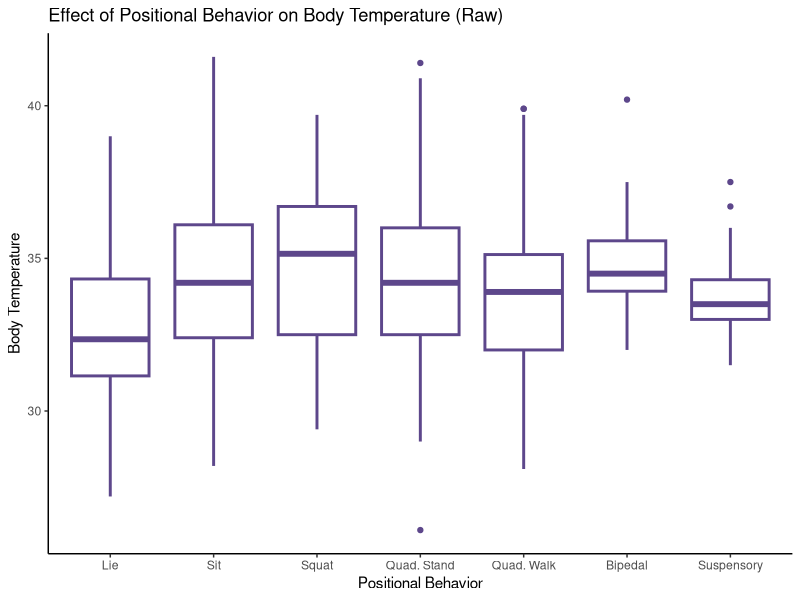
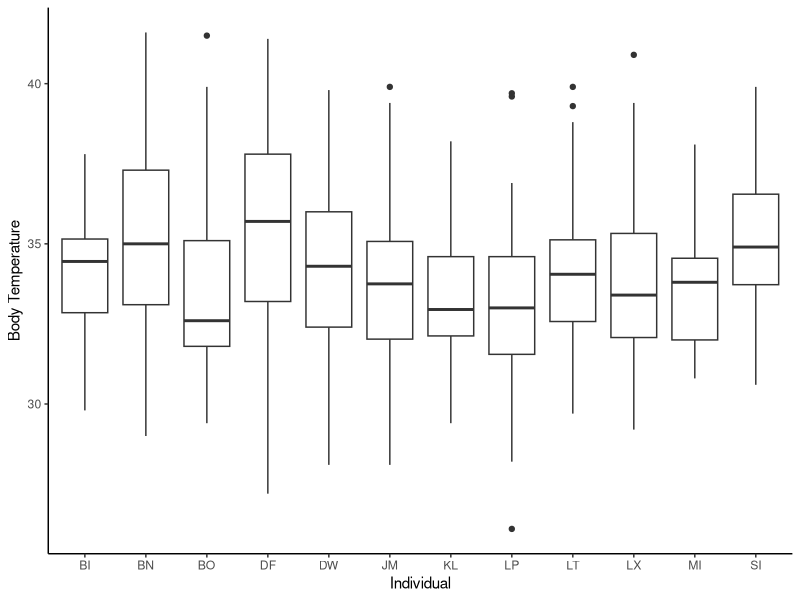
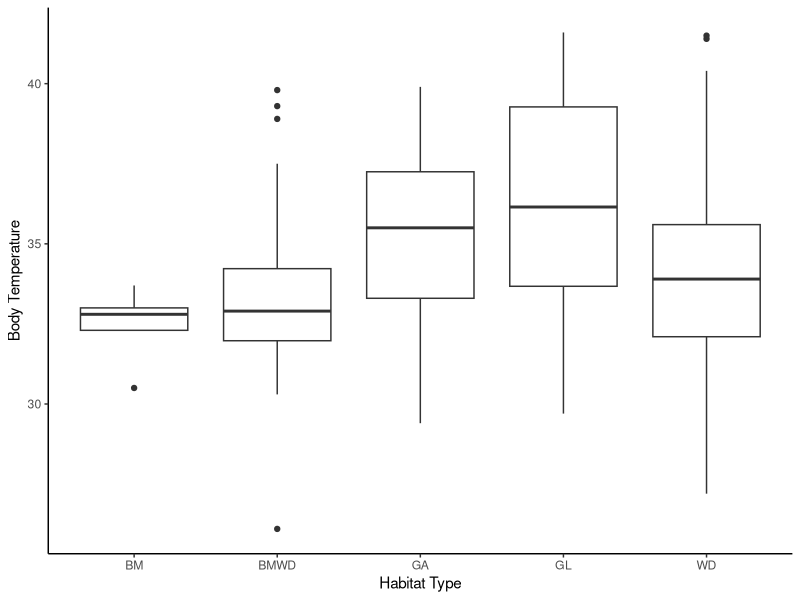
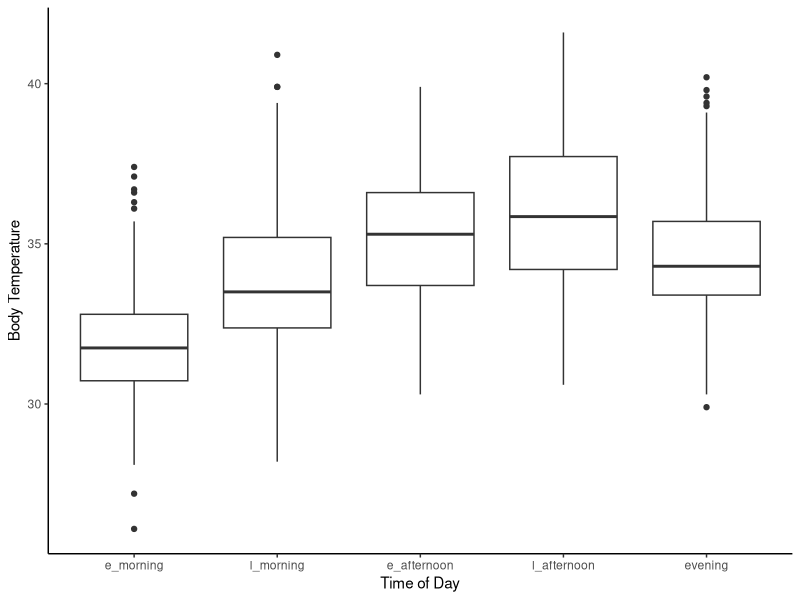
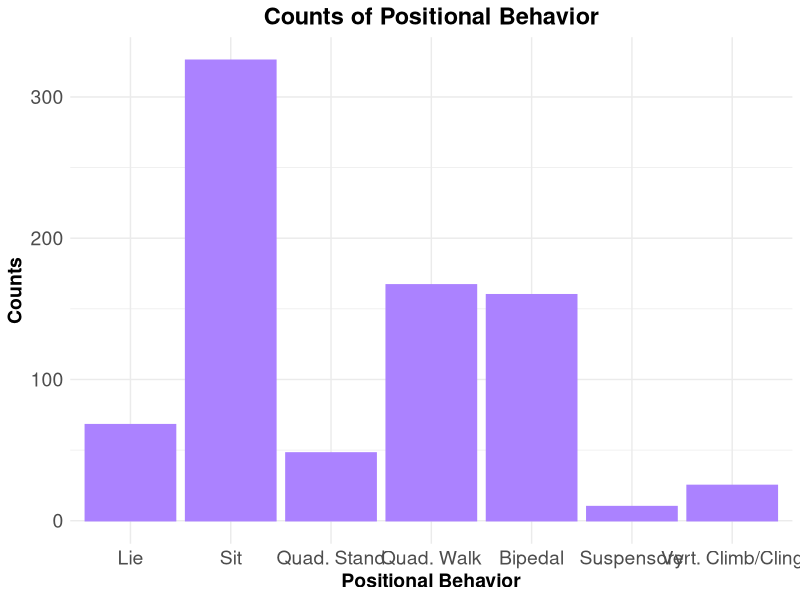
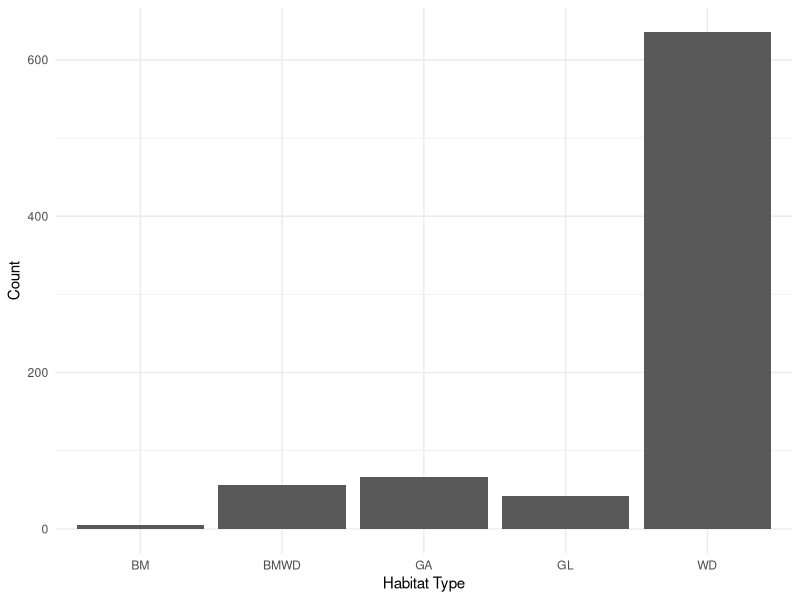
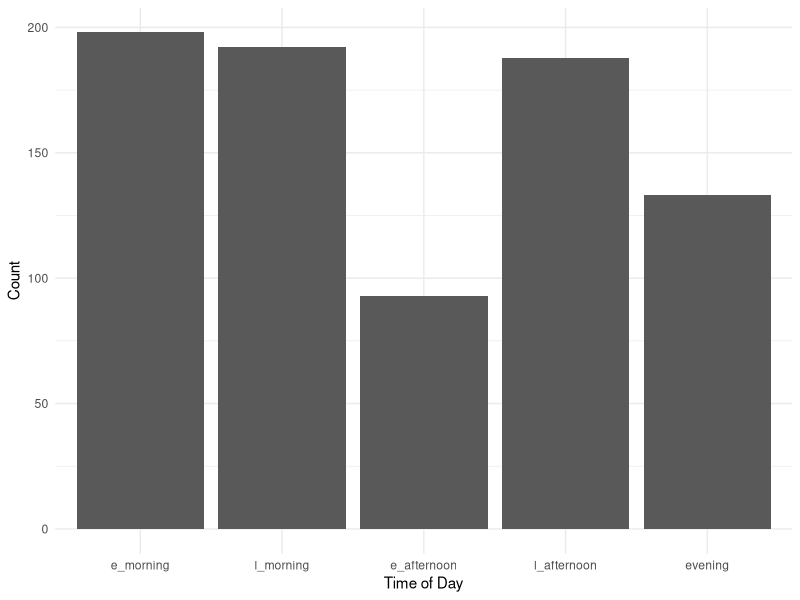
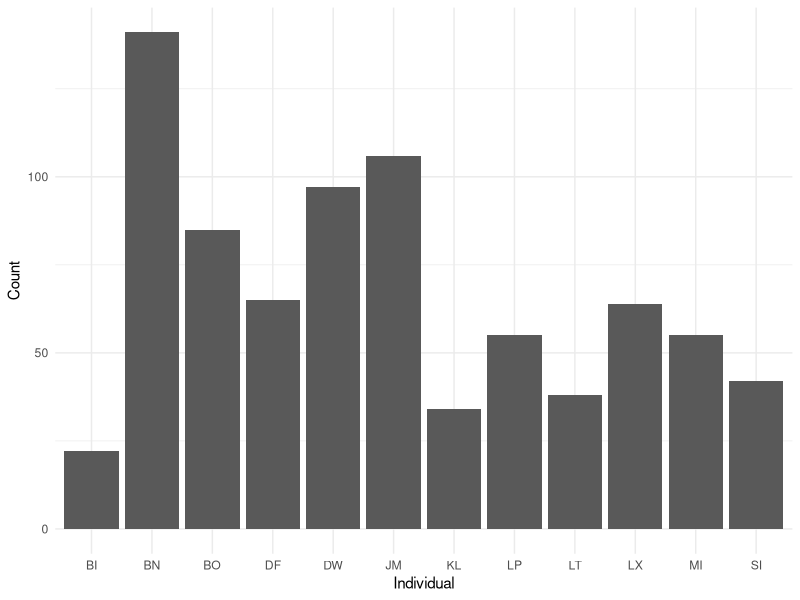

R code for these plots, in order: (Note: this script raises an error after producing the figures.)
# load libraries
library(readr) 
library(lubridate)
library(magrittr)
library(ggplot2)
library(car)
library(emmeans)
library(lme4)
library(ggthemes)
library(tidyverse) 
#library(plyr) #HSR note- if you need plyr, need to load it before tidyverse. But dplyr in tidyverse does everything plyr can do and more, so shoudln't need plyr. 

##read in data
prelim_tidy <- read_csv("_data/_tidy/prelim_data_tidycols.csv")
View(prelim_tidy)
nrow(prelim_tidy) #2873 rows

#Omit any missing values:
summary(is.na(prelim_tidy)) #looks like missing lots of therm data

prelim_temp<-na.omit(prelim_tidy)
View(prelim_temp)
nrow(prelim_temp) #810 rows; most rows were removed bc therm data missing. 

prelim_temp$therm_t[prelim_temp$therm_t >= 42] <- NA #remove therm values >42 because likely a temp sensor problem? 6 rows removed.  

prelim_temp<-na.omit(prelim_temp) #remove those rows with NA's
View(prelim_temp)
nrow(prelim_temp) #now 804 rows

#Combine positional behaviors into smaller categories
# suspensory = Cb, Br & QM
#bipedalism = BpS, BpW & Abp
#Sit = St & Sq
#Vertical climb and cling together
prelim_temp$pos_beh[prelim_temp$pos_beh == "Cb"] <- "Su"
prelim_temp$pos_beh[prelim_temp$pos_beh == "Br"] <- "Su"
prelim_temp$pos_beh[prelim_temp$pos_beh == "QM"] <- "Su"
prelim_temp$pos_beh[prelim_temp$pos_beh == "Vci"] <- "VC"
prelim_temp$pos_beh[prelim_temp$pos_beh == "Abp"] <- "Bp"
prelim_temp$pos_beh[prelim_temp$pos_beh == "BpS"] <- "Bp"
prelim_temp$pos_beh[prelim_temp$pos_beh == "BpW"] <- "Bp"
prelim_temp$pos_beh[prelim_temp$pos_beh == "Sq"] <- "St"

############
##re-order levels
prelim_temp$time_od <- factor(prelim_temp$time_od, levels = c("e_morning", "l_morning", "e_afternoon", "l_afternoon", "evening"))
prelim_temp$pos_beh <- factor(prelim_temp$pos_beh, levels = c("QS", "Ly", "Sq", "St", "QW", "Bp", "Su", "VC"))

## Change to factor and numeric
factor_cols <- c("pos_beh","context", "substrate", "hab_type", "individual")
numeric_cols <- c("sun", "therm_t", "t_lo", "t_hi", "amb_t")

prelim_temp[factor_cols] <- lapply(prelim_temp[factor_cols], as.factor)

prelim_temp[numeric_cols] <- lapply(prelim_temp[numeric_cols], as.numeric)

str(prelim_temp)

##plotting
## Change levels for the plot 
prelim_temp$pos_beh <- factor(prelim_temp$pos_beh, levels = c("Ly","St", "Sq", "QS", "QW", "Bp", "Su", "VC"))

pb_raw_plot <- ggplot(prelim_temp, aes(pos_beh, therm_t)) +
                  geom_boxplot(fill = "white", colour = "mediumpurple4", size = 1) + 
                  ggtitle("Effect of Positional Behavior on Body Temperature (Raw)") +
                  scale_x_discrete(name = "Positional Behavior", labels = c("Lie", "Sit", 
                                        "Squat", "Quad. Stand", "Quad. Walk", "Bipedal", 
                                        "Suspensory", "Vert. Climb/Cling")) +
                  scale_y_continuous(name = "Body Temperature") +
                  theme_classic()
pb_raw_plot

##save plot
ggsave("pb_raw_plot.pdf", width=10, height=6, units="in")

ggsave("pb_raw_plot.png", width=10, height=6, units="in")

#labels = c("Lie", "Sit", "Squat", "Quad. Stand", "Quad. Walk", "Bipedal", "Suspensory", "Vert. Climb/Cling"

ggplot(prelim_temp, aes(individual, therm_t)) +
  geom_boxplot() + 
  labs(x="Individual", y="Body Temperature") +
  theme_classic()

ggplot(prelim_temp, aes(hab_type, therm_t)) +
  geom_boxplot() + 
  labs(x="Habitat Type", y="Body Temperature") +
  theme_classic()

ggplot(prelim_temp, aes(time_od, therm_t)) +
  geom_boxplot() + 
  labs(x="Time of Day", y="Body Temperature") +
  theme_classic()

##counts
counts_pos_beh <- ggplot(prelim_temp, aes(pos_beh))+
                    geom_bar(stat="count", fill = "mediumpurple1", colour = "mediumpurple1") + 
                    ggtitle("Counts of Positional Behavior") +
                    scale_x_discrete(name = "Positional Behavior", 
                    labels = c("Lie", "Sit", "Quad. Stand", "Quad. Walk", 
                              "Bipedal", "Suspensory", "Vert. Climb/Cling")) +
                    scale_y_continuous(name = "Counts") +
                    theme_minimal()+
                    theme(axis.text.x=element_text(size=14),
                    axis.text.y=element_text(size=14),
                    axis.title.y=element_text(size=14, face="bold"),
                    axis.title.x=element_text(size=14, face="bold"),
                    plot.title = element_text(hjust = 0.5, size=17, face="bold"))
counts_pos_beh

##save plot
ggsave("counts_pos_beh.pdf", width=10, height=6, units="in")

ggsave("counts_pos_beh.png", width=10, height=6, units="in")

#####more count plots #####

ggplot(prelim_temp, aes(hab_type))+
  geom_bar(stat="count") + 
  labs(x="Habitat Type", y="Count")+
  theme_minimal()    ###can I combine bamboo with bamboo woodland?

ggplot(prelim_temp, aes(time_od))+
  geom_bar(stat="count") + 
  labs(x="Time of Day", y="Count")+
  theme_minimal()

ggplot(prelim_temp, aes(individual))+
  geom_bar(stat="count") + 
  labs(x="Individual", y="Count")+
  theme_minimal()

ggplot(prelim_temp, aes(sun))+
  geom_histogram()

ggplot(prelim_temp, aes(amb_t))+
  geom_histogram()

ggplot(prelim_temp, aes(therm_t))+
  geom_histogram()

hist(prelim_temp$therm_t)

###model plotting
library(broom)

m1 <- lmer(therm_t ~ pos_beh + amb_t + sun + date + hab_type +
       (1|individual), data = prelim_temp)
summary(m1)
confint(m1)

##plotting model?
fitted_pb <- ggplot(fortify(m1), aes(pos_beh, therm_t)) +
              stat_summary(fun.data=mean_se, geom="pointrange") +
              stat_summary(aes(y=.fitted), fun.y=mean, geom="line")+
              scale_x_discrete(name = "Positional Behavior", 
                   labels = c("Lie", "Sit", "Quad. Stand", "Quad. Walk", 
                              "Bipedal", "Suspensory", "Vert. Climb/Cling")) +
              scale_y_continuous(name = "Body Temperature") +
              theme_minimal()+
              theme(axis.text.x=element_text(size=14),
                axis.text.y=element_text(size=14),
                axis.title.y=element_text(size=14, face="bold"),
                axis.title.x=element_text(size=14, face="bold"))
fitted_pb

##save plot
ggsave("fitted_pb.pdf", width=10, height=6, units="in")

ggsave("fitted_pb.png", width=10, height=6, units="in")

#predict(m1, preddata)

#m1_res <- tidy(coef(summary(m1)) ) 
#ggplot(m1_res, aes(pos_beh, therm_t)) +
  #geom_point()

ggplot(prelim_temp, aes(pos_beh, therm_t)) + 
  geom_point(size = 3) +
  geom_point(aes(y=predict(m1)), size = 1)


#change levels for the plot
prelim_temp$pos_beh <- factor(prelim_temp$pos_beh, levels = c("Ly","St", "Sq", "QS", "QW", "Bp", "Su", "VC"))

pred_v_obs <- ggplot(prelim_temp, aes(pos_beh, therm_t)) + 
              geom_point(size = 3, colour = "blue") + #shows raw data
              geom_boxplot(colour="blue")+ #shows raw data
              geom_boxplot(aes(y=predict(m1)), size = 1, colour = "red") + #shows model predictions
              scale_x_discrete(name = "Positional Behavior", labels = c("Lie", "Sit", 
                                      "Squat", "Quad. Stand", "Quad. Walk", "Bipedal", 
                                      "Suspensory", "Vert. Climb/Cling")) +
              scale_y_continuous(name = "Body Temperature") +
              theme_classic()

pred_v_obs
#hsr: what this tells me is that the model predictions are pretty close to the raw data. (red and blue boxplots are similar). You can plot just the raw data and see the pattern, if you'd like. 

##save plot for reference
ggsave("pred_v_obs.pdf", width=10, height=6, units="in")

ggsave("pred_v_obs.png", width=10, height=6, units="in")

###################
##change levels back
prelim_temp$pos_beh <- factor(prelim_temp$pos_beh, levels = c("QS", "Ly", "Sq", "St", "QW", "Bp", "Su", "VC"))

##tried another thing and it didn't work...
#newdat <- expand.grid(pos_beh=unique(prelim_temp$pos_beh), 
                      #time_od=unique(prelim_temp$time_od),
                      #sun=c(min(prelim_temp$sun),
                       #     max(prelim_temp$sun)),
                      #date=date(prelim_temp$date),
                      #hab_type=unique(prelim_temp$hab_type))
                      
#ggplot(prelim_temp, aes(x=pos_beh, y=therm_t)) +
 # geom_point(size=3) +
  #geom_line(data=newdat, aes(y=predict(m1, level=0, newdata=newdat), size="Positional Behavior")) +
  #scale_size_manual(name="Predictions", values=c("Positional Behavior"=3)) +
  #theme_classic() 

## Create dataframe to predict over
##attempting to follow tutorial but got too confused....
preddata <- with(prelim_temp, expand.grid(pos_beh = levels(pos_beh), time_od = levels(time_od), sun = c(0,50,100), date = c("2018-06-28", "2018-06-06", "2018-07-16"), hab_type = c("WD", "WG", "GL"), individual = c("DW","JM", "LT")))

factor_cols <- c("pos_beh", "hab_type", "individual")
numeric_cols <- c("sun", "amb_t")

preddata[factor_cols] <- lapply(preddata[factor_cols], as.factor)
preddata[numeric_cols] <- lapply(preddata[numeric_cols], as.numeric)

preddata$date <- as.Date(preddata$date)

str(preddata)

########
mm <- model.matrix(~pos_beh + amb_t + sun + date + hab_type, data=preddata)

###won't work because I don't have 2 or more levels per factor

pframe2 <- data.frame(preddata,eta=mm%*%fixef(m1))
pframe2 <- with(pframe2,data.frame(pframe2,prop=eta))
pvar1 <- diag(mm %*% tcrossprod(vcov(m1),mm))
tvar1 <- pvar1+VarCorr(m1)$individual
pframe2 <- data.frame(
  pframe2
  , plo = pframe2$eta-2*sqrt(pvar1)
  , phi = pframe2$eta+2*sqrt(pvar1)
  , tlo = pframe2$eta-2*sqrt(tvar1)
  , thi = pframe2$eta+2*sqrt(tvar1)
)
